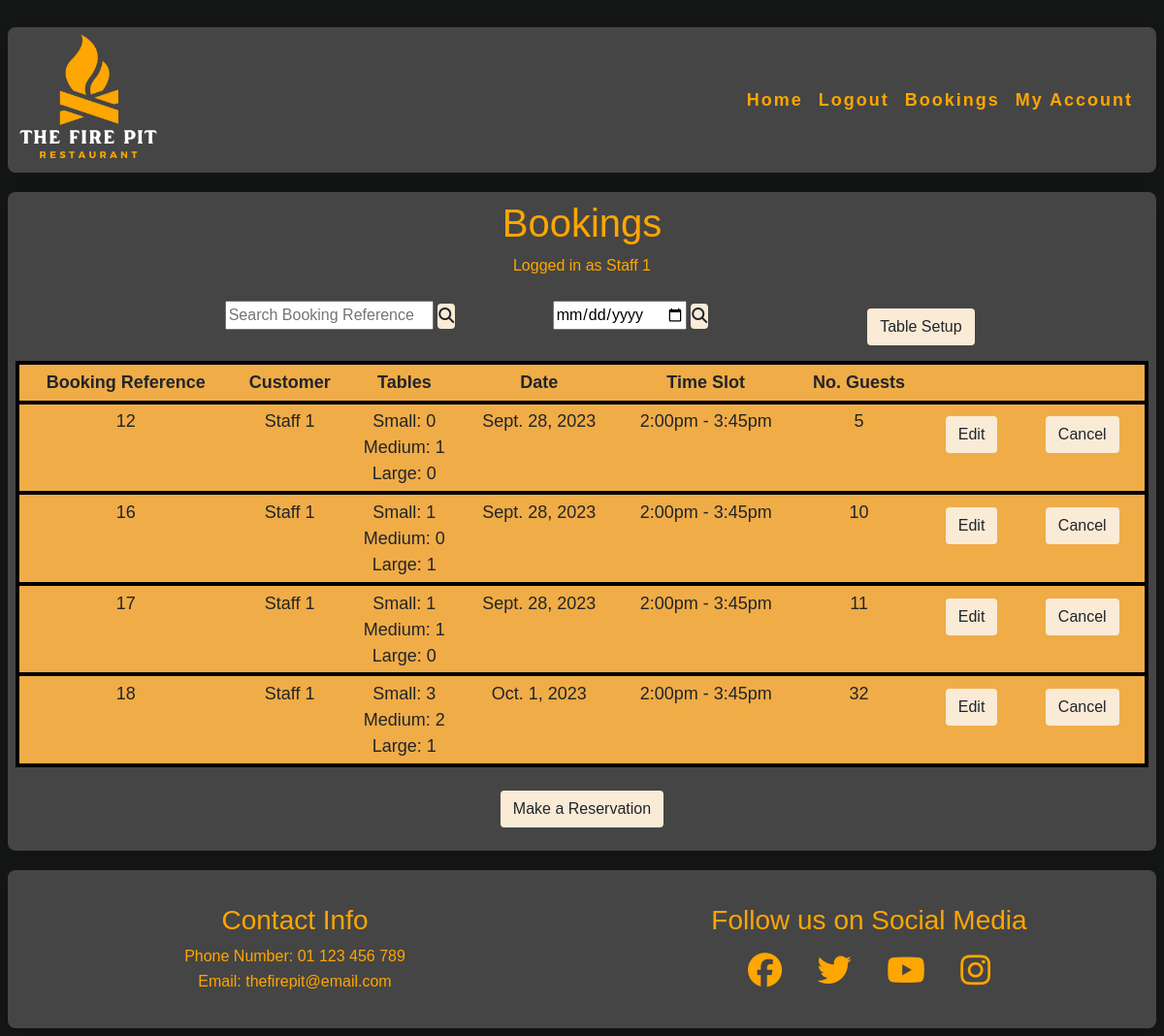
Before: /booking/bookings (signed in) with the older database file.
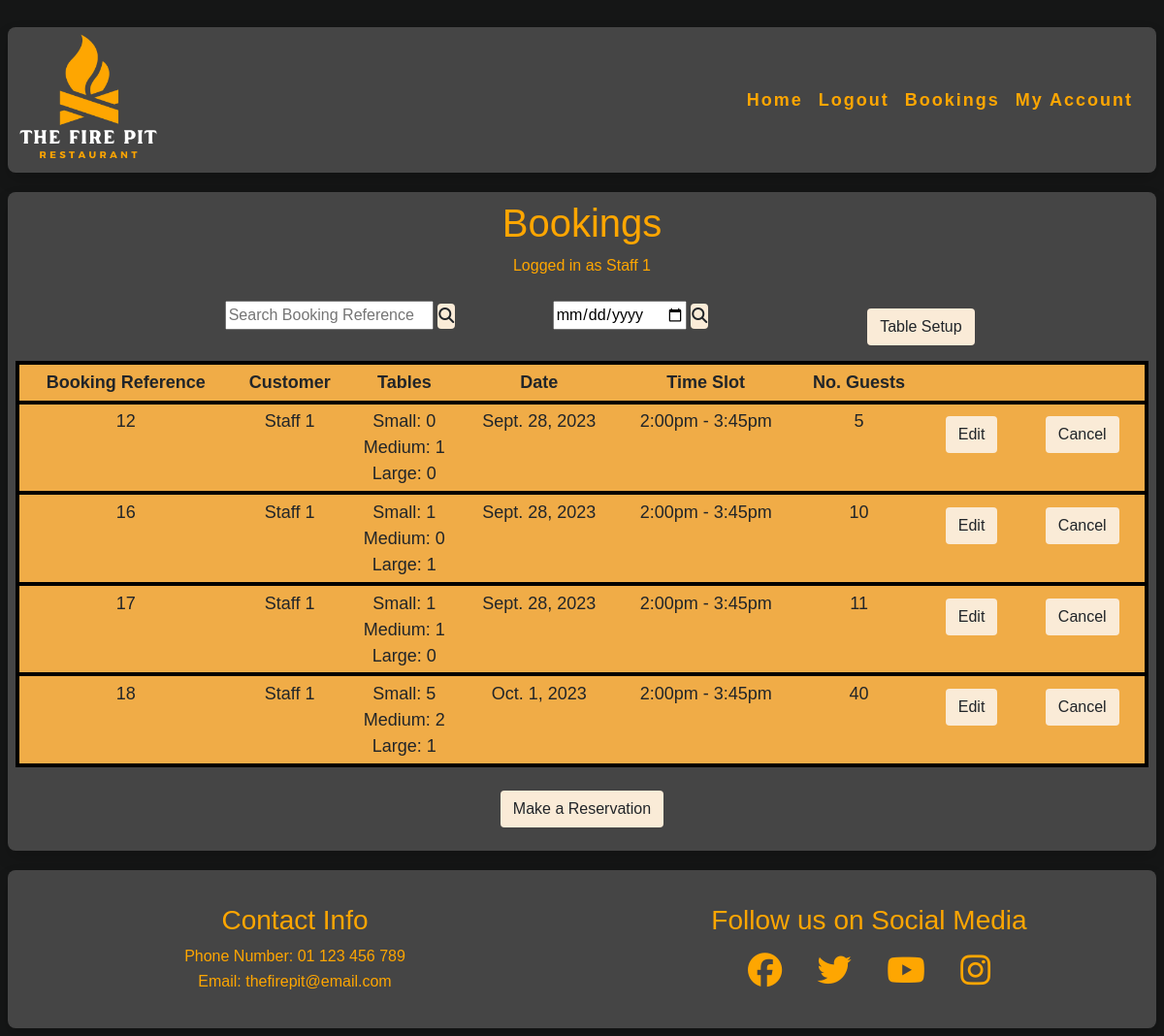
After: the same page with the newer database file.
### booking/models.py (models this page shows, shortened)
class Booking(models.Model):
    customer = models.ForeignKey(
        User, on_delete=models.CASCADE, related_name="customer")
    booking_name = models.CharField(max_length=25)
    tables_needed_small = models.IntegerField(default=0)
    tables_needed_medium = models.IntegerField(default=0)
    tables_needed_large = models.IntegerField(default=0)
    guest_count = models.IntegerField(default=2)
    booking_date = models.DateField()
    booking_time = models.IntegerField(choices=TIME_SLOTS, default=1)
    class Meta:
        ordering = ['booking_date', 'booking_time']

### booking/views.py (the view)
class booking_home_page(LoginRequiredMixin, ListView):
    model = Booking
    template_name = 'booking/booking_home.html'
    def get_queryset(self):
        if self.request.user.is_staff:
            search_booking_ref = self.request.GET.get('booking_reference')
            search_dates = self.request.GET.get('date')
            if search_booking_ref:
                return Booking.objects.filter(id=search_booking_ref)
            if search_dates:
                return Booking.objects.filter(booking_date=search_dates)
            return Booking.objects.filter(
                booking_date__gt=(date.today()-timedelta(days=1))
                )
        else:
            return Booking.objects.filter(
                customer=self.request.user,
                booking_date__gt=(date.today()-timedelta(days=1))
                )

### booking/templates/booking/booking_home.html (shortened to what the changed rows need)
{% extends "base.html" %}
{% load static %}
{% block content %}
<div class='content-block'>
    <h1 class="text-center">
        {% if request.user.is_staff %}
            Bookings
        {% else %}
            My Bookings
        {% endif %}
    </h1>
    <div>
        {% if object_list|length > 0 %}
            <table class="table table-sm">
                <thead>
                    <tr>
                        <th>Booking Reference</th>
                        {% if request.user.is_staff %}
                            <th>Customer</th>
                            <th>Tables</th>
                        {% else %}
                            <th>Booking Name</th>
                        {% endif %}
                        <th>Date</th>
                        <th>Time Slot</th>
                        <th class="d-sm-none d-md-table-cell">No. Guests</th>
                        <th class="d-sm-none d-md-table-cell"><span class="sr-only">Edit Button Column</span></th>
                        <th class="d-sm-none d-md-table-cell"><span class="sr-only">Delete Button Column</span></th>
                    </tr>
                </thead>
                {% for booking in object_list %}
                <tbody>
                    <tr>
                        <td>
                            {{ booking.pk }}
                        </td>
                        {% if request.user.is_staff %}
                            <td>
                                {{ booking.customer.first_name }} {{ booking.customer.last_name }}
                            </td>
                            <td class="tables">
                                <div class="tables_info">Small: {{ booking.tables_needed_small }}</div>
                                <div class="tables_info">Medium: {{ booking.tables_needed_medium }}</div>
                                <div class="tables_info">Large: {{ booking.tables_needed_large }}</div>
                            </td>
                        {% else %}
                            <td>
                                {{ booking.booking_name }}
                            </td>
                        {% endif %}
                        <td>
                            {{ booking.booking_date }}
                        </td>
                        <td>
                            {{ booking.get_booking_time_display }}
                        </td>
                        <td class="d-sm-none d-md-table-cell">
                            {{ booking.guest_count }}
                        </td>
                        <td class="d-sm-none d-md-table-cell">
                            <a href="{% url 'edit_booking' booking.id %}" class="btn m-2">Edit</a>
                        </td>
                        <td class="d-sm-none d-md-table-cell">
                            <a href="{% url 'delete_booking' booking.id %}" class="btn m-2">Cancel</a>
                        </td>
                    </tr>
                </tbody>
                {% endfor %}
            {% else %}
            <p>There are no bookings here</p>
            {% if request.user.is_staff %}
                <a href="{% url 'booking_home' %}">Reset</a>
            {% endif %}
            {% endif %}
        </table>
    </div>
</div>
{%endblock%}

Changed rows visible on the page:
changed Booking "Oct. 1, 2023": tables_needed_small "3" → "5"; guest_count "32" → "40"
